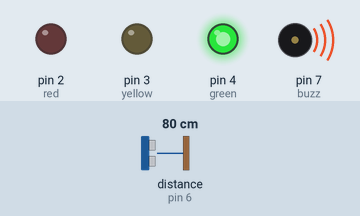
Simulated run of this sketch. Board: Arduino Uno, built with avr-gcc and run on an emulated ATmega328P. On the bench: output pins drawn as LEDs (lit = HIGH), buzzer (waves = sounding). Wiring (inferred from the names in the program): ultrasonic range finder: trigger pin 5; echo pin 6. The inputs (shaded band) are chosen by the test bench; at power-on: distance to the obstacle (sensor on pin 6) 80 cm. The echo pulse lasts 58.3 µs per cm; pins used as bus, display or sensor lines are not drawn.

Above: at 1.29 s.
1.3 s: distance to the obstacle (sensor on pin 6) set to 56 cm
4.3 s: distance to the obstacle (sensor on pin 6) set to 48 cm
At 4.42 s:
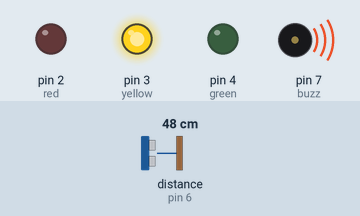
7.3 s: distance to the obstacle (sensor on pin 6) set to 33 cm
10.3 s: distance to the obstacle (sensor on pin 6) set to 28 cm
At 10.59 s:
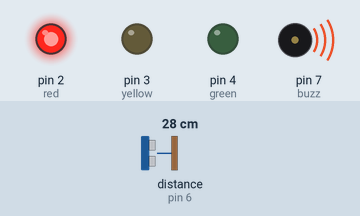
13.3 s: distance to the obstacle (sensor on pin 6) set to 35 cm
At 13.65 s:
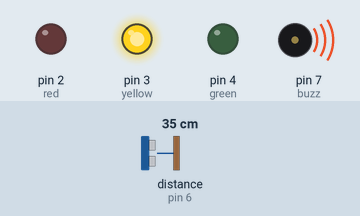
16.3 s: distance to the obstacle (sensor on pin 6) set to 2 cm
At 16.53 s:
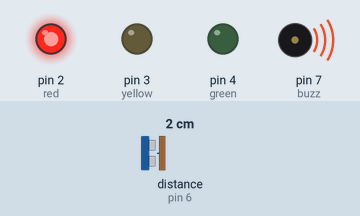
Timing chart, 0 to 20.3 s (numbered marks = the images above; inputs shaded):
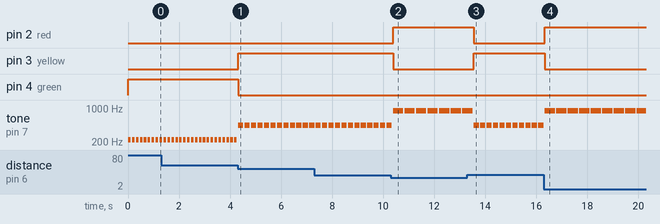

The sketch:

BuzzerWithDiodes.ino
```cpp
int buzz = 7;
int echo = 6;
int trig = 5;
int green = 4;
int yellow = 3;
int red = 2;
void setup() {
  // put your setup code here, to run once:
  pinMode(buzz,OUTPUT);
pinMode(echo,INPUT);
pinMode(trig, OUTPUT);
pinMode(green,OUTPUT);
pinMode(yellow,OUTPUT);
pinMode(red,OUTPUT);
}

void loop() {
  // put your main code here, to run repeatedly:
digitalWrite(trig,LOW);
delayMicroseconds(2);
digitalWrite(trig,HIGH); //zapnout vysílání
delayMicroseconds(10);
digitalWrite(trig,LOW);

float duration = pulseIn(echo,HIGH);
int distance = duration * 0.034 /2;
if(distance >= 50) {
  digitalWrite(green,HIGH);
  digitalWrite(red,LOW);
  digitalWrite(yellow,LOW);
  tone(buzz,220);
  delay(100);
  noTone(buzz);
}
else if (distance >= 30 && distance < 50){
  digitalWrite(yellow,HIGH);
  digitalWrite(red,LOW);
  digitalWrite(green,LOW);
  tone(buzz,440);
  delay(200);
   noTone(buzz);}
else {
  digitalWrite(red,HIGH);
  digitalWrite(yellow,LOW);
  digitalWrite(green,LOW);
  tone(buzz,880);
  delay(400);
   noTone(buzz);
}

delay(50);
}
```

Measured:
- the behaviour switches between 51 and 50 cm on distance to the obstacle (sensor on pin 6) (found by bisection; images 0 and 1)
- the behaviour switches between 31 and 30 cm on distance to the obstacle (sensor on pin 6) (found by bisection; images 1 and 2)
- after the input at 4.3 s, pin 3 (yellow): LOW → HIGH at once; pin 4 (green): HIGH → LOW at once; tone on pin 7 (buzz): alternates 440 Hz for 0.20 s and silent for 0.05 s, starting at once
- after the input at 10.3 s, pin 2 (red): LOW → HIGH after 0.09 s; pin 3 (yellow): HIGH → LOW after 0.09 s; tone on pin 7 (buzz): alternates 880 Hz for 0.40 s and silent for 0.05 s, starting after 0.09 s
- after the input at 13.3 s, pin 2 (red): HIGH → LOW after 0.26 s; pin 3 (yellow): LOW → HIGH after 0.26 s; tone on pin 7 (buzz): alternates 440 Hz for 0.20 s and silent for 0.05 s, starting after 0.26 s
- after the input at 16.3 s, pin 2 (red): LOW → HIGH at once; pin 3 (yellow): HIGH → LOW at once; tone on pin 7 (buzz): alternates 880 Hz for 0.40 s and silent for 0.05 s, starting at once
- by itself, tone on pin 7 (buzz): alternates 220 Hz for 0.10 s and silent for 0.05 s
